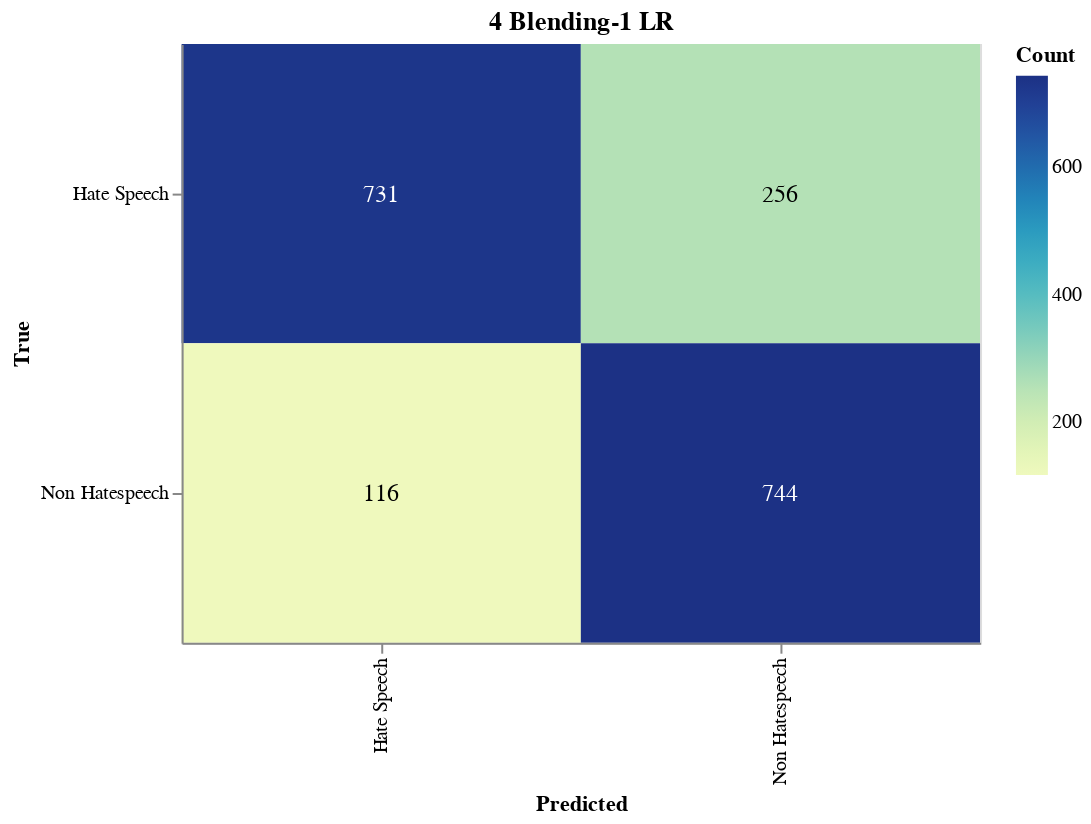

This figure's notebook cell:
### Markdown cell above
#### Save Confusion Matrix

### Code cell
import altair as alt
import altair_saver
import pandas as pd
from sklearn.metrics import confusion_matrix

# Calculate the confusion matrix
cm = confusion_matrix(true_labels, adjusted_predictions)

# Define class names
class_names = ['Hate Speech', 'Non Hatespeech']

# Convert confusion matrix to DataFrame
cm_df = pd.DataFrame(cm, index=class_names, columns=class_names).reset_index().melt(id_vars='index')
cm_df.columns = ['True', 'Predicted', 'Count']

# Ensure the order of categories
cm_df['True'] = pd.Categorical(cm_df['True'], categories=class_names, ordered=True)
cm_df['Predicted'] = pd.Categorical(cm_df['Predicted'], categories=class_names, ordered=True)

# Create the Altair plot
heatmap = alt.Chart(cm_df).mark_rect().encode(
    x=alt.X('Predicted:O', sort=class_names),
    y=alt.Y('True:O', sort=class_names),
    color='Count:Q',
    tooltip=['True', 'Predicted', 'Count']
).properties(
    width=400,
    height=300,
    title='4 Blending-1 LR'
)

# Add text labels
text = heatmap.mark_text(
    align='center',
    baseline='middle',
    fontSize=12
).encode(
    text='Count:Q',
    color=alt.condition(
        alt.datum.Count > cm.max() / 2,
        alt.value('white'),
        alt.value('black')
    )
)

# Combine heatmap and text
final_chart = heatmap + text

# Display the plot
final_chart.show()

### Figure 1 — Vega-Lite specification as saved in the notebook (floating-point values rounded to 4 significant figures)
{"config": {"view": {"continuousWidth": 300, "continuousHeight": 300}}, "layer": [{"mark": {"type": "rect"}, "encoding": {"color": {"field": "Count", "type": "quantitative"}, "tooltip": [{"field": "True", "type": "ordinal"}, {"field": "Predicted", "type": "ordinal"}, {"field": "Count", "type": "quantitative"}], "x": {"field": "Predicted", "sort": ["Hate Speech", "Non Hatespeech"], "type": "ordinal"}, "y": {"field": "True", "sort": ["Hate Speech", "Non Hatespeech"], "type": "ordinal"}}, "title": "4 Blending-1 LR"}, {"mark": {"type": "text", "align": "center", "baseline": "middle", "fontSize": 12}, "encoding": {"color": {"condition": {"test": "(datum.Count > 372.0)", "value": "white"}, "value": "black"}, "text": {"field": "Count", "type": "quantitative"}, "tooltip": [{"field": "True", "type": "ordinal"}, {"field": "Predicted", "type": "ordinal"}, {"field": "Count", "type": "quantitative"}], "x": {"field": "Predicted", "sort": ["Hate Speech", "Non Hatespeech"], "type": "ordinal"}, "y": {"field": "True", "sort": ["Hate Speech", "Non Hatespeech"], "type": "ordinal"}}, "title": "4 Blending-1 LR"}], "data": {"name": "data-5a1d503efc8ac1e7ae8f75ed850c5b14"}, "height": 300, "width": 400, "$schema": "https://vega.github.io/schema/vega-lite/v5.17.0.json", "datasets": {"data-5a1d503efc8ac1e7ae8f75ed850c5b14": [{"True": "Hate Speech", "Predicted": "Hate Speech", "Count": 731}, {"True": "Non Hatespeech", "Predicted": "Hate Speech", "Count": 116}, {"True": "Hate Speech", "Predicted": "Non Hatespeech", "Count": 256}, {"True": "Non Hatespeech", "Predicted": "Non Hatespeech", "Count": 744}]}}
